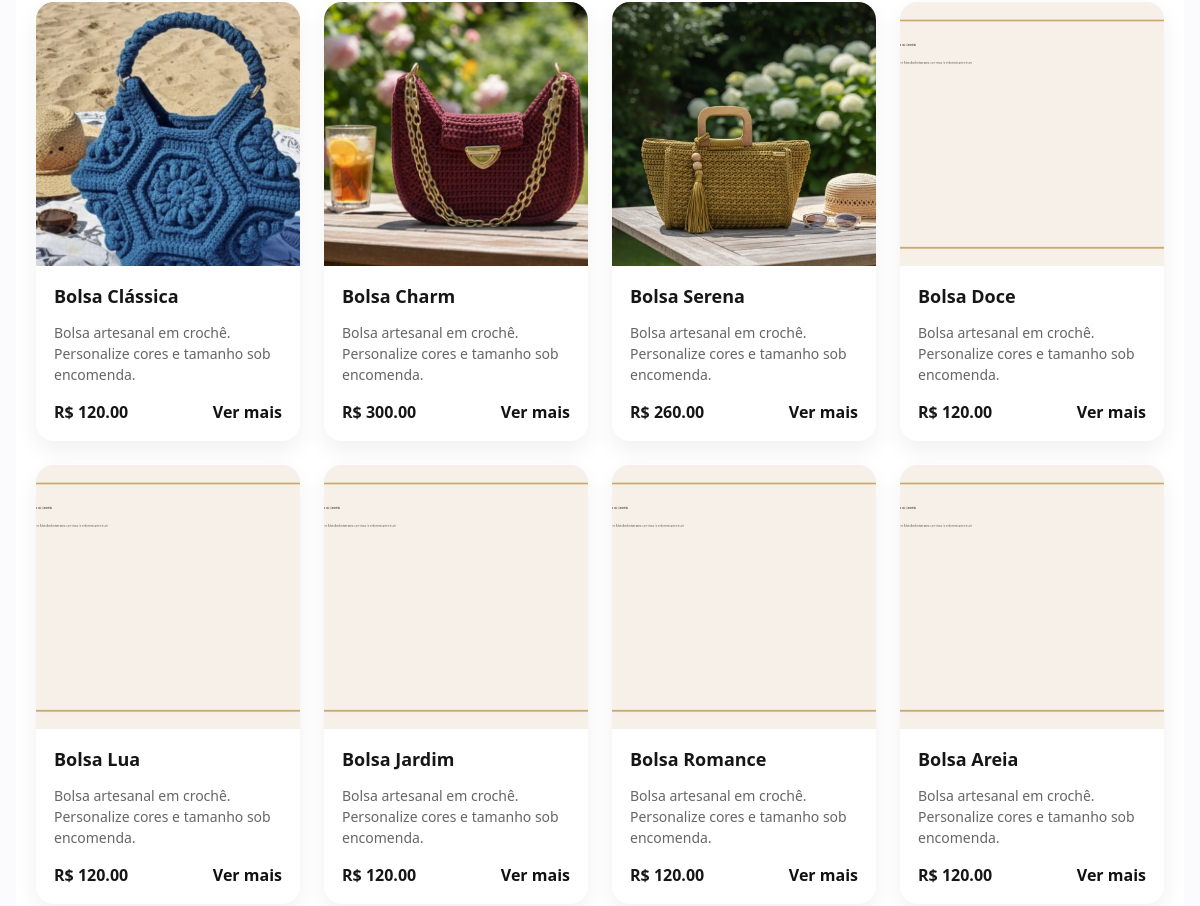
Before: / (middle part) with the older database file.
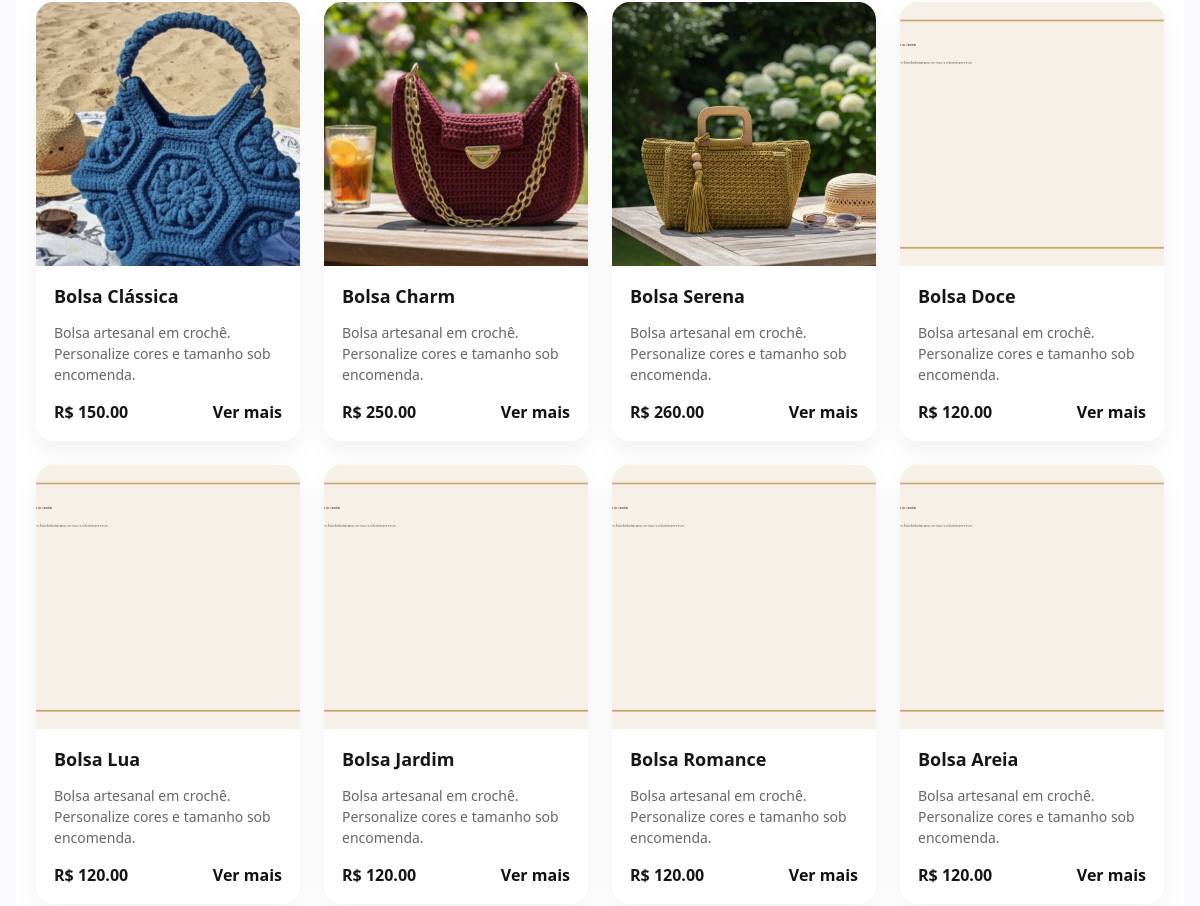
After: the same page with the newer database file.
### app.py (models this page shows)
class Product(db.Model):
    id = db.Column(db.Integer, primary_key=True)
    name = db.Column(db.String(120), nullable=False)
    description = db.Column(db.Text, default="")
    price = db.Column(db.Numeric(10, 2), nullable=False, default=0)
    image_url = db.Column(db.Text, default="")  # legado (opcional)
    is_active = db.Column(db.Boolean, default=True)
    created_at = db.Column(db.DateTime, nullable=False, default=datetime.utcnow)
    images = db.relationship("ProductImage", backref="product", cascade="all, delete-orphan", lazy=True)

class ProductImage(db.Model):
    id = db.Column(db.Integer, primary_key=True)
    product_id = db.Column(db.Integer, db.ForeignKey("product.id"), nullable=False, index=True)
    image_url = db.Column(db.Text, nullable=False)
    created_at = db.Column(db.DateTime, nullable=False, default=datetime.utcnow)

### app.py (the view)
    @app.route("/")
    def index():
        q = request.args.get("q", "").strip()
        if q:
            products = (
                Product.query
                .filter(Product.is_active.is_(True), Product.name.ilike(f"%{q}%"))
                .order_by(Product.created_at.desc())
                .all()
            )
        else:
            products = Product.query.filter_by(is_active=True).order_by(Product.created_at.desc()).all()
        return render_template("index.html", products=products, q=q)

### templates/index.html (shortened to what this page needs)
{% extends "base.html" %}
{% block content %}
<section class="home-featured">
  <div class="products-grid">
    {% for p in products[:8] %}
    <div class="product-card">
      <a href="{{ url_for('product_detail', product_id=p.id) }}" class="product-image">
        {% if p.images and p.images|length > 0 %}
          <img src="{{ p.images[0].image_url }}" alt="{{ p.name }}">
        {% else %}
          <img src="{{ p.image_url or url_for('static', filename='img/placeholder.jpg') }}" alt="{{ p.name }}">
        {% endif %}
      </a>
      <div class="product-info">
        <h3>{{ p.name }}</h3>
        <p>{{ (p.description[:80] ~ '...') if p.description and p.description|length > 80 else p.description }}</p>
        <div class="product-bottom">
          <strong>R$ {{ '%.2f'|format(p.price) }}</strong>
          <a href="{{ url_for('product_detail', product_id=p.id) }}" class="product-link">Ver mais</a>
        </div>
      </div>
    </div>
    {% endfor %}
  </div>
</section>
{% endblock %}

Changed rows visible on the page:
changed Product "Bolsa Clássica": price "120.00" → "150.00"
changed Product "Bolsa Charm": price "300.00" → "250.00"
